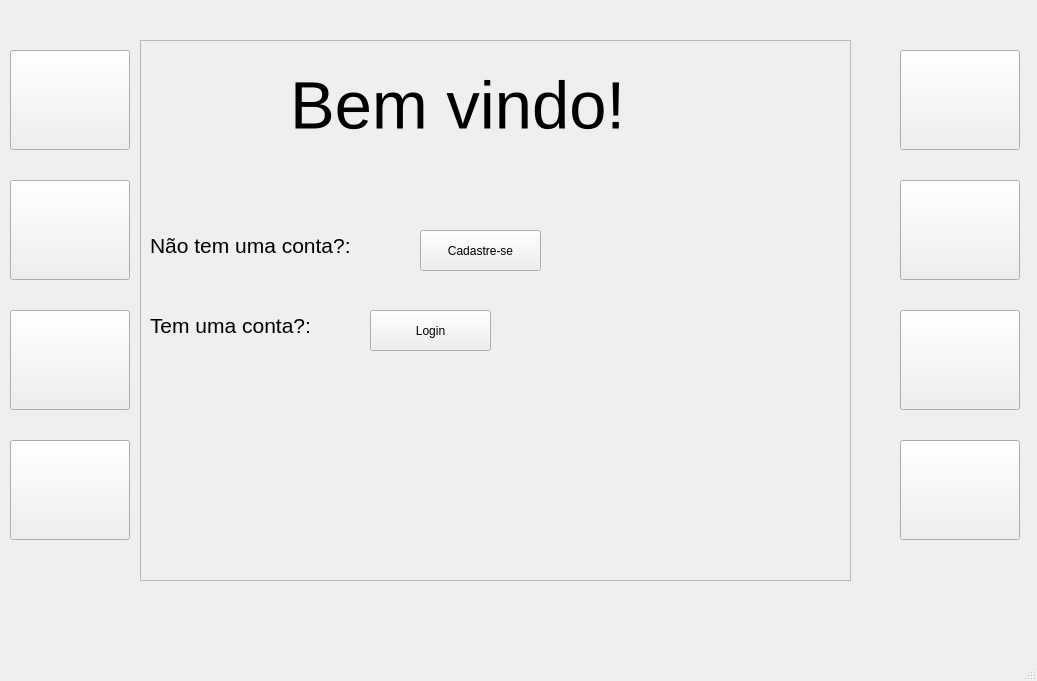
<?xml version="1.0" encoding="UTF-8"?>
<ui version="4.0">
 <class>MainWindow</class>
 <widget class="QMainWindow" name="MainWindow">
  <property name="geometry">
   <rect>
    <x>0</x>
    <y>0</y>
    <width>1037</width>
    <height>681</height>
   </rect>
  </property>
  <property name="windowTitle">
   <string>MainWindow</string>
  </property>
  <widget class="QWidget" name="centralwidget">
   <widget class="QPushButton" name="btn7">
    <property name="geometry">
     <rect>
      <x>900</x>
      <y>310</y>
      <width>120</width>
      <height>100</height>
     </rect>
    </property>
    <property name="text">
     <string/>
    </property>
   </widget>
   <widget class="QPushButton" name="btn4">
    <property name="geometry">
     <rect>
      <x>10</x>
      <y>440</y>
      <width>120</width>
      <height>100</height>
     </rect>
    </property>
    <property name="text">
     <string/>
    </property>
   </widget>
   <widget class="QFrame" name="frame">
    <property name="geometry">
     <rect>
      <x>140</x>
      <y>40</y>
      <width>711</width>
      <height>541</height>
     </rect>
    </property>
    <property name="frameShape">
     <enum>QFrame::StyledPanel</enum>
    </property>
    <property name="frameShadow">
     <enum>QFrame::Raised</enum>
    </property>
    <widget class="QPushButton" name="loginBtn_5">
     <property name="geometry">
      <rect>
       <x>230</x>
       <y>270</y>
       <width>121</width>
       <height>41</height>
      </rect>
     </property>
     <property name="text">
      <string>Login</string>
     </property>
    </widget>
    <widget class="QLabel" name="label_26">
     <property name="geometry">
      <rect>
       <x>150</x>
       <y>10</y>
       <width>431</width>
       <height>111</height>
      </rect>
     </property>
     <property name="font">
      <font>
       <pointsize>50</pointsize>
      </font>
     </property>
     <property name="frameShadow">
      <enum>QFrame::Plain</enum>
     </property>
     <property name="text">
      <string>Bem vindo!</string>
     </property>
    </widget>
    <widget class="QLabel" name="label_27">
     <property name="geometry">
      <rect>
       <x>10</x>
       <y>190</y>
       <width>261</width>
       <height>31</height>
      </rect>
     </property>
     <property name="font">
      <font>
       <pointsize>16</pointsize>
      </font>
     </property>
     <property name="text">
      <string>Não tem uma conta?:</string>
     </property>
    </widget>
    <widget class="QPushButton" name="cadastrarBtn_5">
     <property name="geometry">
      <rect>
       <x>280</x>
       <y>190</y>
       <width>121</width>
       <height>41</height>
      </rect>
     </property>
     <property name="cursor">
      <cursorShape>PointingHandCursor</cursorShape>
     </property>
     <property name="text">
      <string>Cadastre-se</string>
     </property>
    </widget>
    <widget class="QLabel" name="label_30">
     <property name="geometry">
      <rect>
       <x>10</x>
       <y>270</y>
       <width>261</width>
       <height>31</height>
      </rect>
     </property>
     <property name="font">
      <font>
       <pointsize>16</pointsize>
      </font>
     </property>
     <property name="text">
      <string>Tem uma conta?:</string>
     </property>
    </widget>
   </widget>
   <widget class="QPushButton" name="btn2">
    <property name="geometry">
     <rect>
      <x>10</x>
      <y>180</y>
      <width>120</width>
      <height>100</height>
     </rect>
    </property>
    <property name="text">
     <string/>
    </property>
   </widget>
   <widget class="QPushButton" name="btn1">
    <property name="geometry">
     <rect>
      <x>10</x>
      <y>50</y>
      <width>120</width>
      <height>100</height>
     </rect>
    </property>
    <property name="text">
     <string/>
    </property>
   </widget>
   <widget class="QPushButton" name="btn5">
    <property name="geometry">
     <rect>
      <x>900</x>
      <y>50</y>
      <width>120</width>
      <height>100</height>
     </rect>
    </property>
    <property name="text">
     <string/>
    </property>
   </widget>
   <widget class="QPushButton" name="btn8">
    <property name="geometry">
     <rect>
      <x>900</x>
      <y>440</y>
      <width>120</width>
      <height>100</height>
     </rect>
    </property>
    <property name="text">
     <string/>
    </property>
   </widget>
   <widget class="QPushButton" name="btn3">
    <property name="geometry">
     <rect>
      <x>10</x>
      <y>310</y>
      <width>120</width>
      <height>100</height>
     </rect>
    </property>
    <property name="text">
     <string/>
    </property>
   </widget>
   <widget class="QPushButton" name="btn6">
    <property name="geometry">
     <rect>
      <x>900</x>
      <y>180</y>
      <width>120</width>
      <height>100</height>
     </rect>
    </property>
    <property name="text">
     <string/>
    </property>
   </widget>
  </widget>
  <widget class="QMenuBar" name="menubar">
   <property name="geometry">
    <rect>
     <x>0</x>
     <y>0</y>
     <width>1037</width>
     <height>26</height>
    </rect>
   </property>
  </widget>
  <widget class="QStatusBar" name="statusbar"/>
 </widget>
 <resources/>
 <connections/>
</ui>
